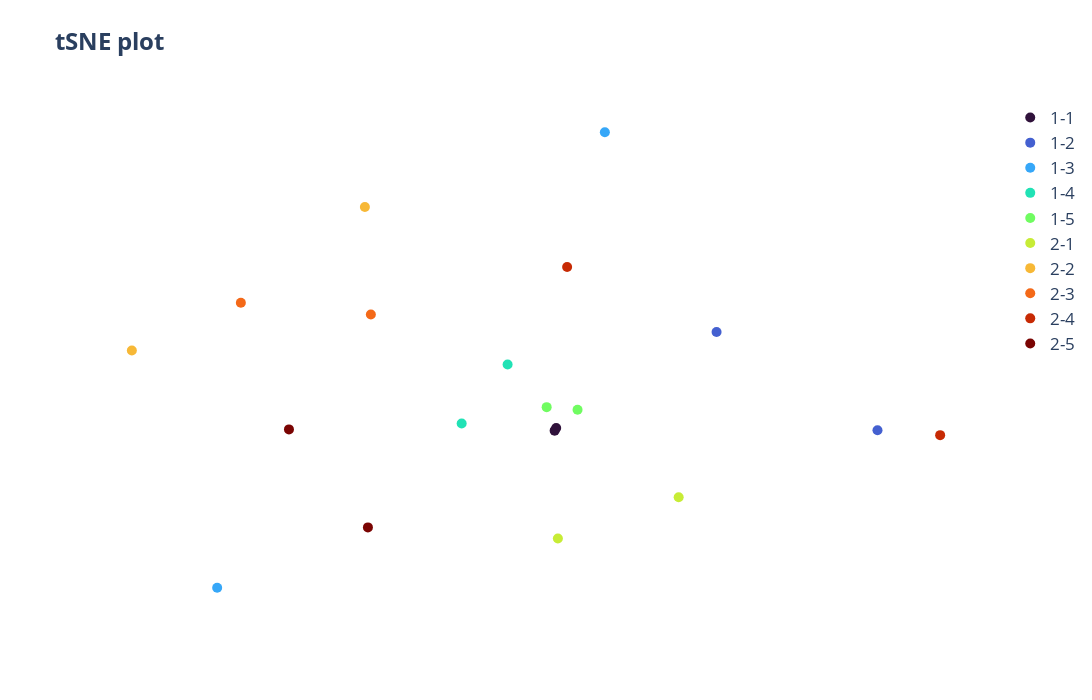

Here is the notebook cell this chart was saved with:
### Code cell
df_temp = df_tsne.copy()
df_temp["Label"] = df_temp["Group"].astype("str") + "-" + df_temp["Recording"].astype("str")

plot_dim_reduction(
    df=df_temp, labels=labels, hue_col="Label", title="tSNE plot", plot_ellips=False
)

### Figure 1 — Plotly figure (JSON) as saved in the notebook; plotly's stock layout.template omitted (floating-point values rounded to 4 significant figures)
{"data": [{"customdata": [["1", "1", "0"], ["1", "1", "1"]], "hovertemplate": "%{customdata}", "marker": {"color": "rgb(48, 18, 59)", "size": 10}, "mode": "markers", "name": "1-1", "text": [["1", "1", "0"], ["1", "1", "1"]], "type": "scatter", "x": [0.3523, 0.3637], "y": [-0.435, -0.4064]}, {"customdata": [["1", "2", "0"], ["1", "2", "1"]], "hovertemplate": "%{customdata}", "marker": {"color": "rgb(68, 96, 208)", "size": 10}, "mode": "markers", "name": "1-2", "text": [["1", "2", "0"], ["1", "2", "1"]], "type": "scatter", "x": [1.537, 2.715], "y": [0.6412, -0.4308]}, {"customdata": [["1", "3", "0"], ["1", "3", "1"]], "hovertemplate": "%{customdata}", "marker": {"color": "rgb(54, 167, 248)", "size": 10}, "mode": "markers", "name": "1-3", "text": [["1", "3", "0"], ["1", "3", "1"]], "type": "scatter", "x": [-2.117, 0.7198], "y": [-2.148, 2.819]}, {"customdata": [["1", "4", "0"], ["1", "4", "1"]], "hovertemplate": "%{customdata}", "marker": {"color": "rgb(33, 226, 181)", "size": 10}, "mode": "markers", "name": "1-4", "text": [["1", "4", "0"], ["1", "4", "1"]], "type": "scatter", "x": [-0.3278, 0.008289], "y": [-0.3561, 0.2857]}, {"customdata": [["1", "5", "0"], ["1", "5", "1"]], "hovertemplate": "%{customdata}", "marker": {"color": "rgb(112, 252, 97)", "size": 10}, "mode": "markers", "name": "1-5", "text": [["1", "5", "0"], ["1", "5", "1"]], "type": "scatter", "x": [0.52, 0.2941], "y": [-0.2067, -0.1786]}, {"customdata": [["2", "1", "0"], ["2", "1", "1"]], "hovertemplate": "%{customdata}", "marker": {"color": "rgb(199, 236, 54)", "size": 10}, "mode": "markers", "name": "2-1", "text": [["2", "1", "0"], ["2", "1", "1"]], "type": "scatter", "x": [1.26, 0.3761], "y": [-1.161, -1.612]}, {"customdata": [["2", "2", "0"], ["2", "2", "1"]], "hovertemplate": "%{customdata}", "marker": {"color": "rgb(247, 184, 54)", "size": 10}, "mode": "markers", "name": "2-2", "text": [["2", "2", "0"], ["2", "2", "1"]], "type": "scatter", "x": [-2.741, -1.036], "y": [0.4384, 2.003]}, {"customdata": [["2", "3", "0"], ["2", "3", "1"]], "hovertemplate": "%{customdata}", "marker": {"color": "rgb(244, 105, 24)", "size": 10}, "mode": "markers", "name": "2-3", "text": [["2", "3", "0"], ["2", "3", "1"]], "type": "scatter", "x": [-1.944, -0.9922], "y": [0.9607, 0.8318]}, {"customdata": [["2", "4", "0"], ["2", "4", "1"]], "hovertemplate": "%{customdata}", "marker": {"color": "rgb(199, 42, 4)", "size": 10}, "mode": "markers", "name": "2-4", "text": [["2", "4", "0"], ["2", "4", "1"]], "type": "scatter", "x": [3.173, 0.4438], "y": [-0.4838, 1.349]}, {"customdata": [["2", "5", "0"], ["2", "5", "1"]], "hovertemplate": "%{customdata}", "marker": {"color": "rgb(122, 4, 2)", "size": 10}, "mode": "markers", "name": "2-5", "text": [["2", "5", "0"], ["2", "5", "1"]], "type": "scatter", "x": [-1.592, -1.014], "y": [-0.421, -1.49]}], "layout": {"font": {"size": 17}, "height": 700, "plot_bgcolor": "white", "showlegend": true, "title": {"text": "<b>tSNE plot</b>"}, "width": 1200, "xaxis": {"showticklabels": false}, "yaxis": {"showticklabels": false}}}
